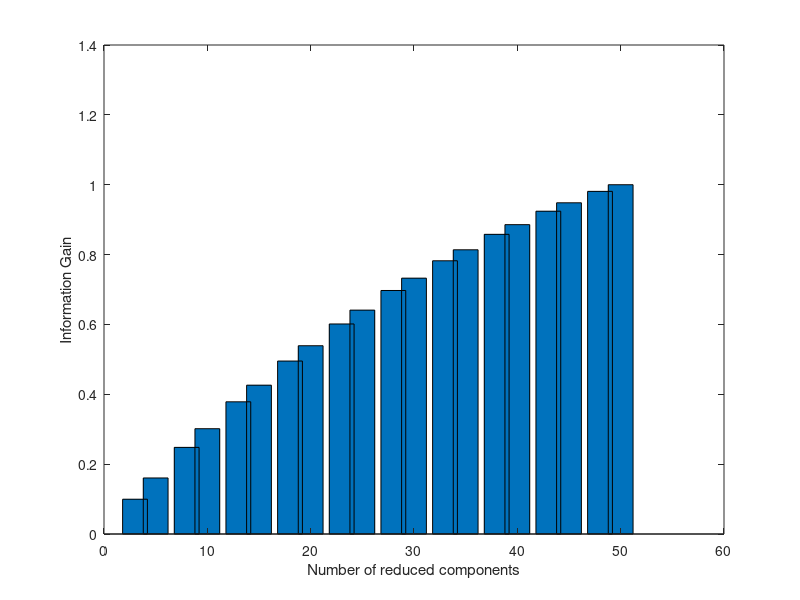

Write the MATLAB code that produced this figure. (Note: this script raises an error after producing the figure.)
%% Artificial Neural Networks and Deep Learning 
% Exercise 3 : Deep Feature Learning

close all
clear 

%% Section 1 : PCA 

x = randn(50, 500)';

mean_x = mean(x);

% a)subtract the mean value
x = x - mean_x; 

% b)calculate the covariance matrix of the zero mean dataset
covMat_p = cov(x); 

% c)calculate the eigenvectors and eigenvalues of this covariance matrix
[eigVecs, eigVals] = eig(covMat_p); 

% d) Calculate the quality of reconstruction
information_gain_x = zeros(1, 20);
dim_reduce_x = zeros(1, 20);
reconstruction_error_x = zeros(1,20);

for i = 1:20
    dim_reduce_x(i) = ceil((21-i)/20 * size(x, 2));
    [E, eigenvals] = eigs(covMat_p, dim_reduce_x(i));
    information_gain_x(i) = sum(diag(eigenvals))/sum(diag(eigVals));
    z = E(:,1:dim_reduce_x(i))' * transpose(x);
    x_hat = ( E(:,1:dim_reduce_x(i)) * z)';
    %z = x*E'; % dimensionality reduction
    %xhat = (E * z)' ; % reconstruction
    %xhat = xhat + mean_x ;
    reconstruction_error_x(i) = sqrt(mean(mean((x-x_hat).^2)));
end

figure;
bar(dim_reduce_x', information_gain_x');
xlabel('Number of reduced components')
ylabel('Information Gain')
title('');

choles = load('choles_all');
p = choles.p';
mean_p = mean(p);
p = p - mean_p;
covMat_p = cov(p);
[eigVecs_p, eigVals_p] = eig(covMat_p);

information_gain_choles = zeros(1, 20);
dim_reduce_choles = zeros(1, 20);
reconstruction_error_p = zeros(1,20);
for i = 1:20
    dim_reduce_choles(i) = ceil((21-i)/21 * size(p, 2));
    [E, eigenvals_p] = eigs(covMat_p, dim_reduce_choles(i));
    information_gain_choles(i) = sum(diag(eigenvals_p))/sum(diag(eigVals_p));
    z = E(:,1:dim_reduce_choles(i))' * transpose(p);
    p_hat = ( E(:,1:dim_reduce_choles(i)) * z)';
    %z = E' * p' ;
    %phat = (E * z)' ;
    %phat = phat + mean_p;
    reconstruction_error_p(i) = sqrt(mean(mean((p-p_hat).^2)));
end

figure;
g = suptitle({['PCA Analysis'],' ',' '});
set(g, 'FontSize', 12, 'FontWeight', 'bold')
title('PCA Analysis')
subplot(121)

plot(dim_reduce_x, information_gain_x, 'b-*')
title('Information Gain on Random Data')
ylabel('Information Gain')
xlabel('Number of Reduced Components')

subplot(122)
plot(dim_reduce_choles, information_gain_choles, 'r-*')
title('Information Gain on Highly Corellated Data')
xlabel('Number of Reduced Components')
%check also corr(p) to justify high correlation


% Functions mapstd, processpca
x = x + mean_x;
x = mapstd(x);
maxfrac = 0.01;
[z1, PS] =  processpca(x, maxfrac);
x1_hat = processpca('reverse',z1,PS);


%% Section 1.2 Handwritten Digits and PCA

load -ASCII threes;

colormap('gray')
% i = 500;
% imagesc(reshape(threes(i,:),16,16),[0,1]);

mean_three = mean(threes);
imagesc(reshape(mean_three,16,16),[0,1]);

covMat_three = cov(threes);

[eigVecs_three, eigVals_three] = eig(covMat_three); 
figure;
plot(diag(eigVals_three),'b-*'); 
ylabel('EigenValue Value'); 
xlabel('EigenValue Index');
grid on; 
grid minor


[coeff, score, latent, tsquared, explained, mu] = pca(threes);
z_three = threes * coeff;
z_three_1 = z_three(:,1);
z_three_2 = z_three(:,1:2);
z_three_3 = z_three(:,1:3);
z_three_4 = z_three(:,1:256);

total_rec = score(:,1:256) * coeff(:,1:256)' + repmat(mu, 500, 1);

% z_three_1_rec = z_three_1 * coeff(1,:);
% z_three_2_rec = z_three_2 * coeff(1:2,:);
% z_three_3_rec = z_three_3 * coeff(1:3,:);
% z_three_4_rec = z_three_4 * coeff(1:256,:);

z_three_1_rec = score(:,1) * coeff(:,1)' + repmat(mu, 500, 1);
z_three_2_rec = score(:,1:2) * coeff(:,1:2)' + repmat(mu, 500, 1);
z_three_3_rec = score(:,1:3) * coeff(:,1:3)' + repmat(mu, 500, 1);
z_three_4_rec = score(:,1:4) * coeff(:,1:4)' + repmat(mu, 500, 1);


figure; 
colormap('gray')
subplot(221);
imagesc(reshape(mean(z_three_1_rec),16,16),[0,1]);
title('Reconstruction from 1 PC')

subplot(222);
imagesc(reshape(mean(z_three_2_rec),16,16),[0,1]);
title('Reconstruction from 2 PCs')

subplot(223);
imagesc(reshape(mean(z_three_3_rec),16,16),[0,1]);
title('Reconstruction from 3 PCs')

subplot(224);
imagesc(reshape(mean(z_three_4_rec),16,16),[0,1]);
title('Reconstruction from 4 PCs')

rec_error = zeros(1,50);

for k = 1:50
    rec_error(k) = pca_compress(threes,k);
end

rec_256 = pca_compress(threes, 256);

figure;
subplot(131)
[eigVecs_three, eigVals_three] = eig(covMat_three); 
plot(diag(eigVals_three),'b'); 
ylabel('Amplitude'); 
xlabel('Index');
title('Covariance Matrix Eigenvalues')
grid on; 
grid minor

subplot(132)
plot(rec_error,'r-*') 
xlabel('Number Of PCs used for reconstruction')
ylabel('Reconstruction error')
title('Dataset Reconstruction') 
grid on; 
grid minor
xlim([0.9 50])

a = sort(diag(eigVals_three), 'descend');
eig_sum = cumsum(a);

subplot(133)
plot(eig_sum((1:50)),'b-*') 
xlabel('Number of most important egeinvalues')
ylabel('Cumulative sum of eigenvalues')
title('Dataset Reconstruction') 
grid on; 
grid minor
hold on 
plot(ones(1,50)*eig_sum(end));
legend('Cumulative Sum','Total Sum')
xlim([0.9 50])



